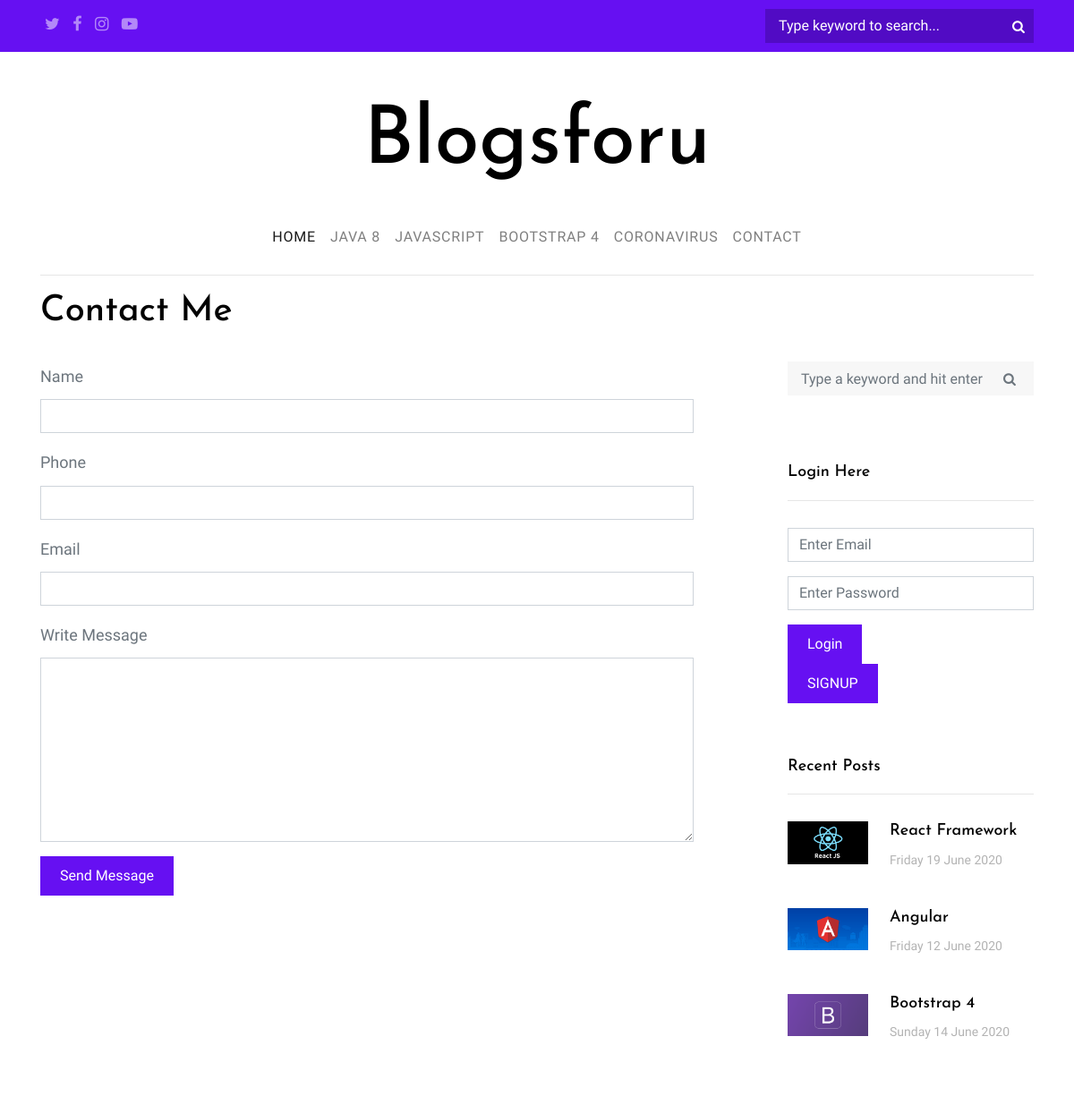
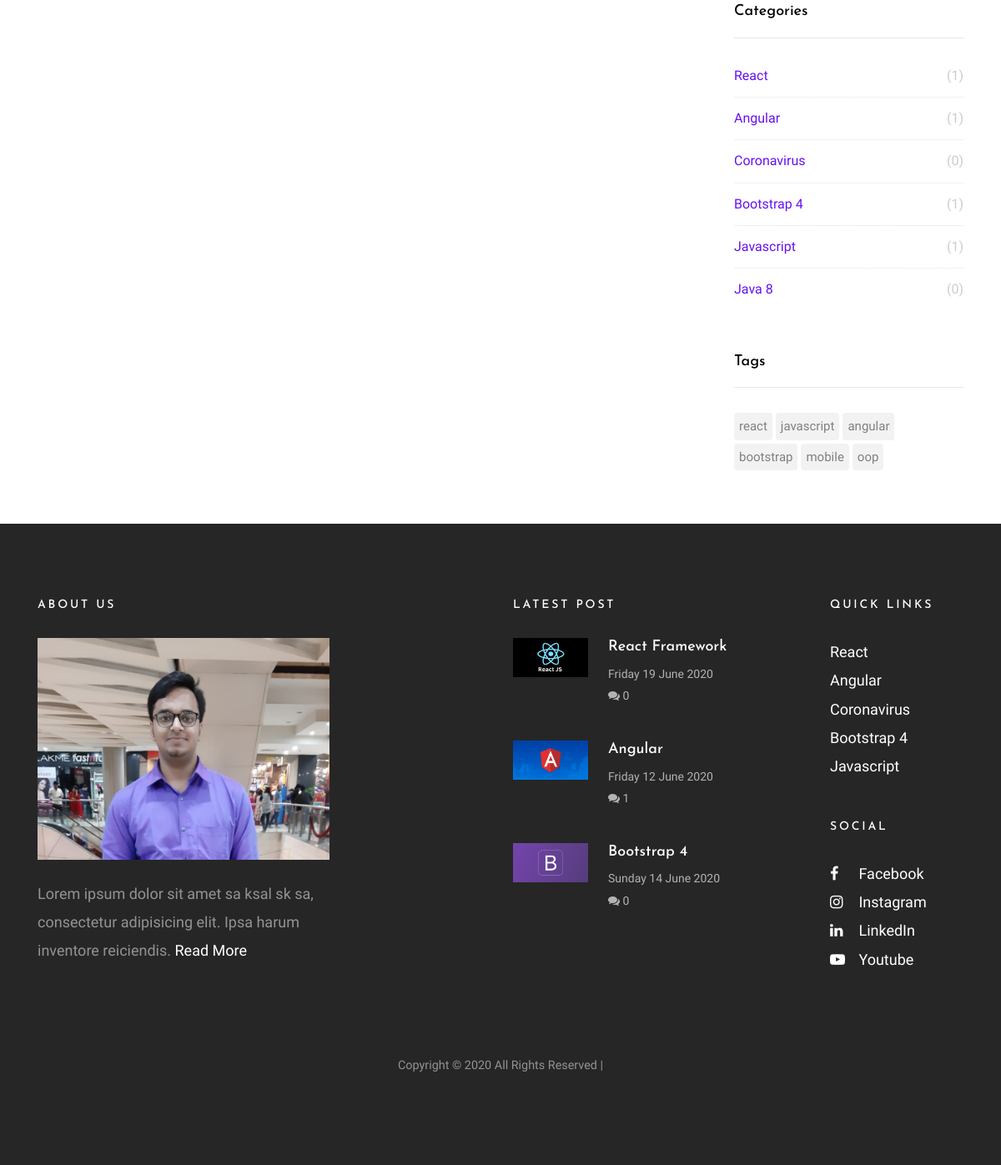
The page /contact.php on the database its author committed (2 pictures, top to bottom).
### tables this page shows
CREATE TABLE `categories` (
  `cat_id` int(11) NOT NULL,
  `cat_title` varchar(255) NOT NULL
);

CREATE TABLE `posts` (
  `post_id` int(11) NOT NULL,
  `post_title` varchar(255) NOT NULL,
  `post_category` varchar(255) NOT NULL,
  `post_author` varchar(255) NOT NULL,
  `post_content` text NOT NULL,
  `post_date` varchar(255) NOT NULL,
  `post_image` text NOT NULL,
  `post_comment_count` int(11) NOT NULL,
  `post_views` int(11) NOT NULL,
  `post_tags` text NOT NULL,
  `post_status` varchar(255) NOT NULL DEFAULT 'draft'
);

### includes/category.php (the view)
<?php
$query = "SELECT * FROM categories ORDER BY cat_id DESC LIMIT 6";
$result = mysqli_query($connection,$query);
?>
<div class="sidebar-box">
  <h3 class="heading">Categories</h3>
  <ul class="categories">
  <?php while($row=mysqli_fetch_assoc($result)){
    $cat_id = $row['cat_id'];
    $cat_title = $row['cat_title'];
    $query = "SELECT * FROM posts WHERE post_category = '$cat_title'";
    $result1 = mysqli_query($connection,$query);
    $count = mysqli_num_rows($result1);
    echo "<li><a href='category_posts.php?cat_id={$cat_id}'>{$cat_title} <span>({$count})</span></a></li>";
  }
  ?>
  </ul>
</div>

### includes/header.php (shortened to what this page needs)
<!doctype html>
<html lang="en">
  <head>
    <link rel="stylesheet" href="css/bootstrap.css">
    <link rel="stylesheet" href="css/animate.css">
    <link rel="stylesheet" href="css/owl.carousel.min.css">
    <link rel="stylesheet" href="fonts/ionicons/css/ionicons.min.css">
    <link rel="stylesheet" href="fonts/fontawesome/css/font-awesome.min.css">
    <link rel="stylesheet" href="fonts/flaticon/font/flaticon.css">
    <link rel="stylesheet" href="css/style.css">
  </head>
  <body>

### contact.php (shortened to what this page needs)
<?php include("includes/header.php");  ?>
    <div class="wrap">
    <?php include("includes/navigation.php");  ?>
      <section class="site-section py-sm">
        <div class="container">
          <div class="row mb-4 mt-3">
            <div class="col-md-6">
              <h1>Contact Me</h1>
            </div>
          </div>
          <div class="row blog-entries">
            <div class="col-md-12 col-lg-8 main-content">
              <form action="#" method="post">
                    <div class="row">
                      <div class="col-md-12 form-group">
                        <label for="name">Name</label>
                        <input type="text" id="name" class="form-control ">
                      </div>
                      <div class="col-md-12 form-group">
                        <label for="phone">Phone</label>
                        <input type="text" id="phone" class="form-control ">
                      </div>
                      <div class="col-md-12 form-group">
                        <label for="email">Email</label>
                        <input type="email" id="email" class="form-control ">
                      </div>
                    </div>
                    <div class="row">
                      <div class="col-md-12 form-group">
                        <label for="message">Write Message</label>
                        <textarea name="message" id="message" class="form-control " cols="30" rows="8"></textarea>
                      </div>
                    </div>
                    <div class="row">
                      <div class="col-md-6 form-group">
                        <input type="submit" value="Send Message" class="btn btn-primary">
                      </div>
                    </div>
             </form>
            </div>
            <div class="col-md-12 col-lg-4 sidebar">
              <div class="sidebar-box search-form-wrap">
                <form action="search.php" class="search-form" method="POST">
                  <div class="form-group">
                    <span class="icon fa fa-search"></span>
                    <input type="text" class="form-control" id="s" placeholder="Type a keyword and hit enter" name="search">
                  </div>
                </form>
              </div>
             <?php include("includes/sidebar.php"); ?>
             <?php include("includes/category.php"); ?>
            <?php include('includes/tags.php');  ?>
            </div>
          </div>
        </div>
      </section>
      <?php include("includes/footer.php");   ?>
    </div>
  </body>
</html>

### includes/navigation.php (shortened to what this page needs)
<header role="banner">
        <div class="top-bar">
          <div class="container">
            <div class="row">
              <div class="col-9 social">
                <a href="#"><span class="fa fa-twitter"></span></a>
                <a href="#"><span class="fa fa-facebook"></span></a>
                <a href="#"><span class="fa fa-instagram"></span></a>
                <a href="#"><span class="fa fa-youtube-play"></span></a>
              </div>
              <div class="col-3 search-top">
                <form action="search.php" class="search-top-form" method="post">
                  <span class="icon fa fa-search"></span>
                  <input type="text" id="s" name="search" placeholder="Type keyword to search...">
                </form>
              </div>
            </div>
          </div>
        </div>
        <div class="container logo-wrap">
          <div class="row pt-5">
            <div class="col-12 text-center">
              <h1 class="site-logo"><a href="index.html">Blogsforu</a></h1>
            </div>
          </div>
        </div>
        <nav class="navbar navbar-expand-md  navbar-light bg-light">
          <div class="container">
            <div class="collapse navbar-collapse" id="navbarMenu">
              <ul class="navbar-nav mx-auto">
                <li class="nav-item">
                  <?php
                    if(isset($title)){
                      ?>
                        <a class="nav-link" href="index.php">Home</a>
                      <?php
                    }else{
                      ?>
                        <a class="nav-link active" href="index.php">Home</a>
                      <?php
                    }
                  ?>
                </li>
                <?php
                   $query = "SELECT * FROM categories LIMIT 4";
                   $result = mysqli_query($connection,$query);
                   while($row = mysqli_fetch_assoc($result)){
                     $cat_id = $row['cat_id'];
                     $cat_title = $row['cat_title'];
                     if(isset($title)){
                     if($cat_title == $title){
                       echo "<li class='nav-item'>
                       <a class='nav-link active' href='category_posts.php?cat_id={$cat_id}'>{$cat_title}</a>
                     </li> ";
                     }else{
                       echo "<li class='nav-item'>
                     <a class='nav-link' href='category_posts.php?cat_id={$cat_id}'>{$cat_title}</a>
                   </li> ";
                     }
                    }else{
                      echo "<li class='nav-item'>
                      <a class='nav-link' href='category_posts.php?cat_id={$cat_id}'>{$cat_title}</a>
                    </li> ";
                    }
                  }
                ?>
                <li class="nav-item">
                  <a class="nav-link" href="contact.html">Contact</a>
                </li>
              </ul>
            </div>
          </div>
        </nav>
      </header>

### includes/sidebar.php (shortened to what this page needs)
<?php
$query = "SELECT * FROM posts WHERE post_status='published' ORDER BY post_id DESC LIMIT 3";
$result = mysqli_query($connection,$query);
?>
<?php if(!isset($_SESSION['user'])){ ?>
<div class="sidebar-box">
  <h3 class="heading">Login Here</h3>
    <form action="login.php" method="Post">
      <div class="form-group">
        <input type="email" name="email" placeholder="Enter Email" class="form-control">
      </div>
      <div class="form-group">
        <input type="password" name="pass" placeholder="Enter Password" class="form-control">
      </div>
      <input type="submit" name="login" value="Login" class="btn btn-primary">
    </form>
    <a href="#" class="btn btn-primary">SIGNUP</a>
</div>
<?php } ?>
<div class="sidebar-box">
  <h3 class="heading">Recent Posts</h3>
  <div class="post-entry-sidebar">
    <ul>
<?php
while($row = mysqli_fetch_assoc($result)){
  $post_id = $row['post_id'];
  $post_title = $row['post_title'];
  $post_date = $row['post_date'];
  $post_image = $row['post_image'];
?>
      <li>
        <a href="single_post.php?post_id=<?php echo $post_id; ?>">
          <img src="admin/images/<?php echo $post_image; ?>" alt="Image placeholder" class="mr-4" class="img-responsive">
          <div class="text">
            <h4><?php echo $post_title; ?></h4>
            <div class="post-meta">
              <span class="mr-2"><?php echo $post_date; ?> </span>
            </div>
          </div>
        </a>
      </li>
<?php } ?>
    </ul>
  </div>
 </div>

### includes/tags.php
<?php
$query = "SELECT * FROM posts ORDER BY post_id DESC LIMIT 4";
$result = mysqli_query($connection,$query);
$tags_array = [];
if($result){
  while($row = mysqli_fetch_assoc($result)){
    $tags = $row['post_tags'];
    $tags_row = explode(',',$tags);
    foreach ($tags_row as $key => $value) {
      if(!in_array( strtolower($value),$tags_array)){
        array_push($tags_array,strtolower($value));
      }
    }
  }
}
?>
<div class="sidebar-box">
  <h3 class="heading">Tags</h3>
  <ul class="tags">
  <?php
    foreach($tags_array as $key => $value){
      echo "<li><a href='#'>{$value}</a></li>";
    }
  ?>
  </ul>
</div>

### includes/footer.php (shortened to what this page needs)
<?php
$query = "SELECT * FROM posts WHERE post_status='published' ORDER BY post_id DESC LIMIT 3";
$result = mysqli_query($connection,$query);
?>
<footer class="site-footer">
        <div class="container">
          <div class="row mb-5">
            <div class="col-md-4">
              <h3>About Us</h3>
              <p class="mb-4">
                <img src="images/footer.jpg" alt="Image placeholder" class="img-fluid">
              </p>
              <p>Lorem ipsum dolor sit amet sa ksal sk sa, consectetur adipisicing elit. Ipsa harum inventore reiciendis. <a href="#">Read More</a></p>
            </div>
            <div class="col-md-6 ml-auto">
              <div class="row">
                <div class="col-md-7">
                  <h3>Latest Post</h3>
                  <div class="post-entry-sidebar">
                    <ul>
                      <?php
                      while($row = mysqli_fetch_assoc($result)){
                        ?>
                      <li>
                        <a href="single_post.php?post_id=<?php echo $row['post_id']; ?>">
                          <img src="admin/images/<?php echo $row['post_image'] ?>" alt="Image placeholder" class="mr-4">
                          <div class="text">
                            <h4><?php echo $row['post_title']; ?></h4>
                            <div class="post-meta">
                              <span class="mr-2"><?php echo $row['post_date']; ?><br></span>
                              <span><span class="fa fa-comments"></span> <?php echo $row['post_comment_count'];  ?></span>
                            </div>
                          </div>
                        </a>
                      </li>
                        <?php
                      }
                      ?>
                    </ul>
                  </div>
                </div>
                <div class="col-md-1"></div>
                <div class="col-md-4">
                  <div class="mb-5">
                    <h3>Quick Links</h3>
                    <ul class="list-unstyled">
                      <?php
                      $query="SELECT * FROM categories ORDER BY cat_id DESC LIMIT 5";
                      $result = mysqli_query($connection,$query);
                      while($row = mysqli_fetch_assoc($result)){
                        $cat_id = $row['cat_id'];
                        ?>
                          <li><a href='category_posts.php?cat_id=<?php echo $cat_id?>'><?php echo $row['cat_title']; ?></a></li>
                        <?php
                      }
                      ?>
                    </ul>
                  </div>
                  <div class="mb-5">
                    <h3>Social</h3>
                    <ul class="list-unstyled footer-social">
                      <li><a href="#"><span class="fa fa-facebook"></span> Facebook</a></li>
                      <li><a href="#"><span class="fa fa-instagram"></span> Instagram</a></li>
                      <li><a href="#"><span class="fa fa-linkedin"></span> LinkedIn</a></li>
                      <li><a href="#"><span class="fa fa-youtube-play"></span> Youtube</a></li>
                    </ul>
                  </div>
                </div>
              </div>
            </div>
          </div>
          <div class="row">
            <div class="col-md-12 text-center">
              <p class="small">
            Copyright &copy; <script data-cfasync="false" src="/cdn-cgi/scripts/5c5dd728/cloudflare-static/email-decode.min.js"></script><script>document.write(new Date().getFullYear());</script> All Rights Reserved |</a>
            </p>
            </div>
          </div>
        </div>
      </footer>

### rows shown on the page
categories: cat_title "JAVA 8", cat_title "Java 8", count "0"
categories: cat_title "JAVASCRIPT", cat_title "Javascript", count "1"
categories: cat_title "BOOTSTRAP 4", cat_title "Bootstrap 4", count "1"
categories: cat_title "CORONAVIRUS", cat_title "Coronavirus", count "0"
posts: post_image (picture), post_title "React Framework", post_date "Friday 19 June 2020", post_comment_count "0"
posts: post_image (picture), post_title "Angular", post_date "Friday 12 June 2020", post_comment_count "1"
posts: post_image (picture), post_title "Bootstrap 4", post_date "Sunday 14 June 2020", post_comment_count "0"
categories: cat_title "React", count "1"
categories: cat_title "Angular", count "1"

### other values the page prints
$value "react"
$value "javascript"
$value "angular"
$value "bootstrap"
$value "mobile"
$value "oop"
